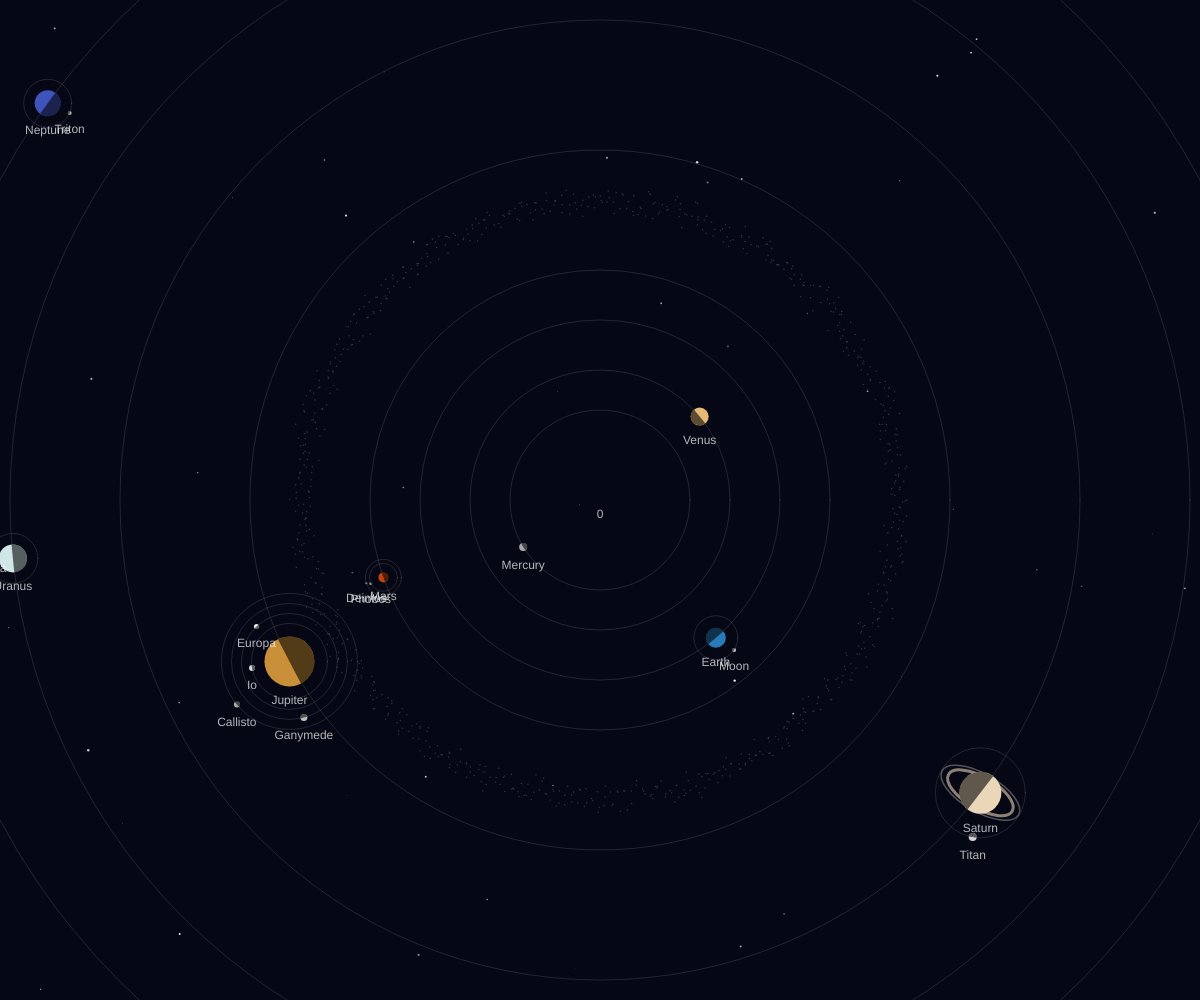
Frame 1 (no input)
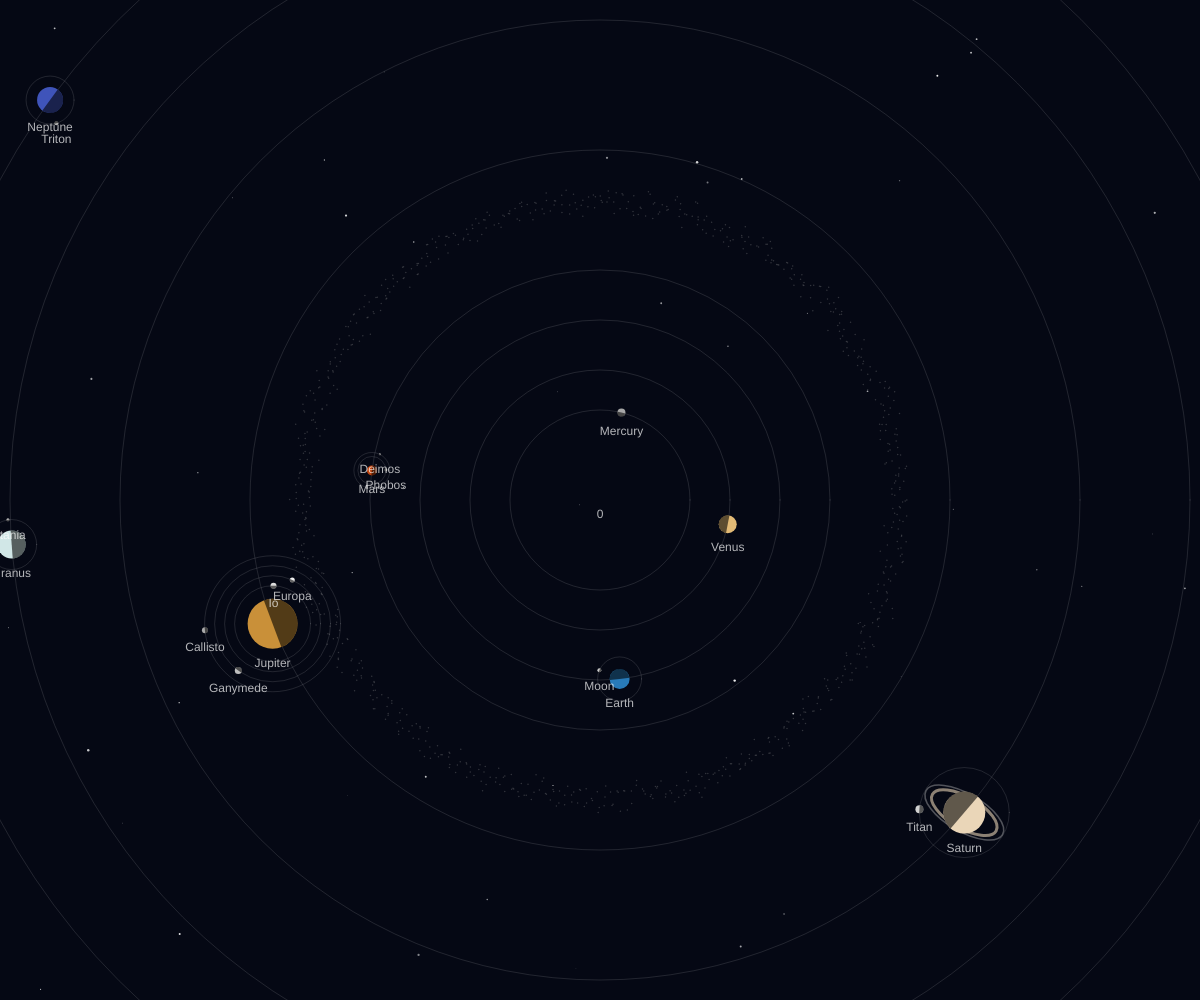
Frame 60 (no input)
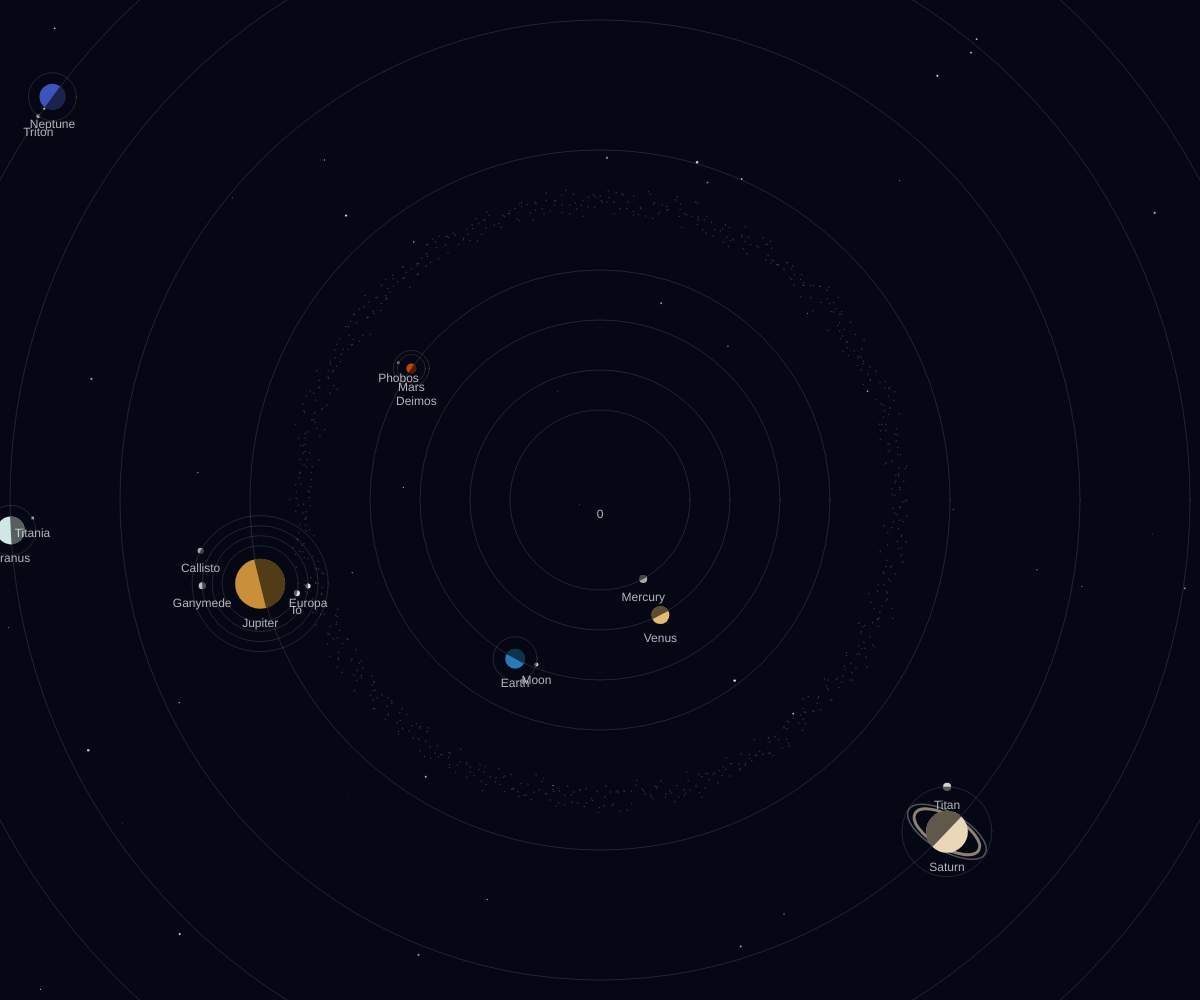
Frame 120 (the mouse pressed at the canvas centre since frame 60)

The p5.js sketch that drew these frames (run headless with seeded random() and noise() and a simulated clock; from frame 60 on, the mouse is pressed at the canvas centre):

// p5.js sketch
// ── sketch.js
let sun;
let planets = [];
let stars = [];
let zoom = 1;
let camX = 0;
let camY = 0;
let isDragging = false;
let previousMouseX;
let previousMouseY;

function setup() {
  createCanvas(windowWidth, windowHeight);
  
  // Generate starfield
  for (let i = 0; i < 800; i++) {
    stars.push({
      x: random(-width * 2, width * 2),
      y: random(-height * 2, height * 2),
      size: random(0.5, 2.5),
      brightness: random(100, 255)
    });
  }

  // Define Sun
  sun = new CelestialBody(0, 0, 60, [255, 204, 0], 0, "Sun");

  // Define Planets
  // parameters: distance, radius, color, orbitSpeed, name
  
  // Mercury
  planets.push(new CelestialBody(90, 4, [168, 168, 168], 0.04, "Mercury"));
  
  // Venus
  planets.push(new CelestialBody(130, 9, [227, 187, 118], 0.015, "Venus"));
  
  // Earth
  let earth = new CelestialBody(180, 10, [40, 122, 184], 0.01, "Earth");
  earth.addMoon(new CelestialBody(22, 2, [200, 200, 200], 0.05, "Moon"));
  planets.push(earth);
  
  // Mars
  let mars = new CelestialBody(230, 5, [193, 68, 14], 0.008, "Mars");
  mars.addMoon(new CelestialBody(14, 1.5, [150, 150, 150], 0.06, "Phobos"));
  mars.addMoon(new CelestialBody(18, 1, [180, 180, 180], 0.04, "Deimos"));
  planets.push(mars);
  
  // Jupiter
  let jupiter = new CelestialBody(350, 25, [201, 144, 57], 0.002, "Jupiter");
  jupiter.addMoon(new CelestialBody(38, 3, [220, 220, 220], 0.03, "Io"));
  jupiter.addMoon(new CelestialBody(48, 2.5, [240, 240, 240], 0.02, "Europa"));
  jupiter.addMoon(new CelestialBody(58, 3.5, [190, 190, 190], 0.015, "Ganymede"));
  jupiter.addMoon(new CelestialBody(68, 3, [170, 170, 170], 0.01, "Callisto"));
  planets.push(jupiter);
  
  // Saturn
  let saturn = new CelestialBody(480, 21, [234, 214, 184], 0.0009, "Saturn");
  saturn.hasRings = true;
  saturn.addMoon(new CelestialBody(45, 4, [210, 210, 210], 0.025, "Titan"));
  planets.push(saturn);
  
  // Uranus
  let uranus = new CelestialBody(590, 14, [209, 231, 231], 0.0004, "Uranus");
  uranus.addMoon(new CelestialBody(25, 1.5, [200, 200, 200], 0.02, "Titania"));
  planets.push(uranus);
  
  // Neptune
  let neptune = new CelestialBody(680, 13, [63, 84, 186], 0.0001, "Neptune");
  neptune.addMoon(new CelestialBody(24, 2, [180, 180, 180], 0.015, "Triton"));
  planets.push(neptune);
}

function draw() {
  background(5, 8, 20);
  
  translate(width / 2 + camX, height / 2 + camY);
  scale(zoom);

  // Draw Starfield (with slight parallax effect)
  noStroke();
  for (let star of stars) {
    fill(255, 255, 255, star.brightness);
    ellipse(star.x - camX * 0.1, star.y - camY * 0.1, star.size / zoom, star.size / zoom);
  }

  // Draw asteroid belt between Mars and Jupiter
  stroke(150, 150, 150, 80);
  strokeWeight(max(1.5 / zoom, 0.5));
  for (let i = 0; i < 800; i++) {
    let a = i * 137.5; // golden angle for distribution
    let r = 280 + (noise(i) * 40);
    point(cos(a) * r, sin(a) * r);
  }

  sun.show();

  for (let planet of planets) {
    planet.update();
    planet.show();
  }
}

function windowResized() {
  resizeCanvas(windowWidth, windowHeight);
}

function mousePressed() {
  isDragging = true;
  previousMouseX = mouseX;
  previousMouseY = mouseY;
}

function mouseReleased() {
  isDragging = false;
}

function mouseDragged() {
  if (isDragging) {
    camX += (mouseX - previousMouseX);
    camY += (mouseY - previousMouseY);
    previousMouseX = mouseX;
    previousMouseY = mouseY;
  }
}

function mouseWheel(event) {
  let zoomAmount = 0.05;
  let oldZoom = zoom;
  if (event.delta > 0) {
    zoom -= zoomAmount;
  } else {
    zoom += zoomAmount;
  }
  zoom = constrain(zoom, 0.1, 5);
  
  // Optional: zoom towards mouse position (simplified)
  // Just standard zoom for now.
  return false; // Prevent default scrolling
}

class CelestialBody {
  constructor(distance, radius, color, orbitSpeed, name) {
    this.distance = distance;
    this.radius = radius;
    this.color = color;
    this.orbitSpeed = orbitSpeed;
    this.angle = random(TWO_PI);
    this.name = name;
    this.moons = [];
    this.hasRings = false;
  }

  addMoon(moon) {
    this.moons.push(moon);
  }

  update() {
    this.angle += this.orbitSpeed;
    for (let moon of this.moons) {
      moon.update();
    }
  }

  show() {
    push();
    
    // Draw orbit path
    if (this.distance > 0) {
      noFill();
      stroke(255, 255, 255, 30);
      strokeWeight(max(1 / zoom, 0.5)); // Keep orbit lines thin regardless of zoom
      ellipse(0, 0, this.distance * 2);
    }
    
    // Move to the position of the celestial body
    let x = this.distance * cos(this.angle);
    let y = this.distance * sin(this.angle);
    translate(x, y);

    // Glow effect for sun
    if (this.name === "Sun") {
      noStroke();
      for (let i = 0; i < 12; i++) {
        fill(255, 204, 0, 20 - i * 1.5);
        ellipse(0, 0, this.radius * 2 + i * 12);
      }
    }

    // Draw rings
    if (this.hasRings) {
      push();
      rotate(PI / 6); // Tilt the rings
      noFill();
      stroke(234, 214, 184, 150);
      strokeWeight(max(3 / zoom, 1));
      ellipse(0, 0, this.radius * 3.5, this.radius * 1.5);
      stroke(200, 200, 200, 100);
      strokeWeight(max(1.5 / zoom, 0.5));
      ellipse(0, 0, this.radius * 4.2, this.radius * 1.8);
      pop();
    }

    // Draw body
    noStroke();
    fill(this.color);
    ellipse(0, 0, this.radius * 2);

    // Simple shadow to make them look spherical
    if (this.name !== "Sun") {
      push();
      // Shadow should be drawn away from the sun
      rotate(this.angle + PI/2);
      fill(0, 0, 0, 150);
      arc(0, 0, this.radius * 2, this.radius * 2, 0, PI);
      pop();
    }
    
    // Label
    fill(255, 255, 255, 180);
    textSize(12 / max(zoom, 0.3));
    textAlign(CENTER);
    text(this.name, 0, this.radius + 18 / max(zoom, 0.3));

    // Draw moons
    for (let moon of this.moons) {
      moon.show();
    }
    pop();
  }
}
